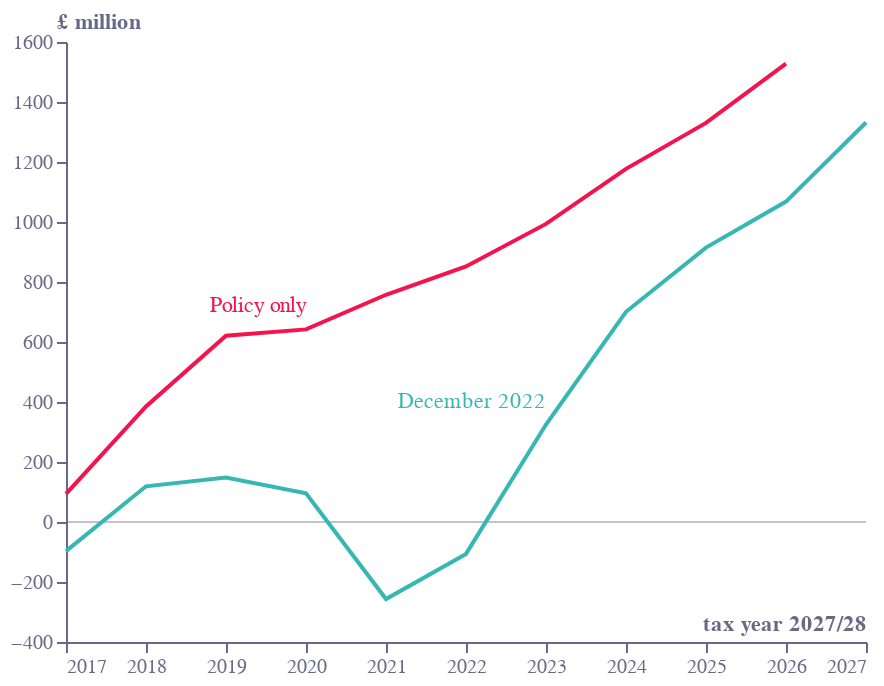

Here is the notebook cell this chart was saved with:
### Code cell
base = alt.Chart(f2).encode(
    x=alt.X(
        "year:Q",
        sort=[],
        axis=alt.Axis(
            grid=False,
            titleAlign="right",
            titleAnchor="end",
            title="tax year 2027/28",
            titleY=-15,
            # titleX=207,
            labelColor=colors["eco-gray"],
            titleColor=colors["eco-gray"],
            tickColor=colors["eco-gray"],
            domainColor=colors["eco-gray"],
            tickCount=10,
            orient="bottom",
            labelAngle=0,
            format='.0f'
        ),
    )
)
line = base.mark_line(color=colors["eco-turquiose"]).encode(
    y=alt.Y(
        "dec:Q",
        sort=[],
        axis=alt.Axis(
            grid=False,
            title="£ million",
            titleX=-5,
            titleY=-5,
            titleBaseline="bottom",
            titleAngle=0,
            titleAlign="left",
            labelColor=colors["eco-gray"],
            titleColor=colors["eco-gray"],
            tickColor=colors["eco-gray"],
            domainColor=colors["eco-gray"],
            format='.0f'
        ),
        # scale=alt.Scale(domain=[-0.16, 0.06]),
    )
)
axis = (
    alt.Chart(pd.DataFrame([{"x": 2017, 'y':0}, {"x": 2027, "y": 0}]))
    .mark_line(strokeWidth=1, opacity=0.4, color=colors["eco-gray"])
    .encode(x=alt.X("x:Q", sort=[]), y=alt.Y("y:Q",sort=[]))
)
labels = (
    alt.Chart(pd.DataFrame([{"x": 2020, 'y':720,'t':'Policy only'}, {"x": 2023, "y": 400,'t':'December 2022'}]))
    .mark_text(align='right')
    .encode(x=alt.X("x:Q", sort=[]), y=alt.Y("y:Q",sort=[]),text='t:N',color=alt.Color('t:N',legend=None,scale=alt.Scale(range=[colors["eco-turquiose"],colors["eco-dot"]])))
)
line2=base.mark_line(color=colors["eco-dot"]).encode(
    y=alt.Y(
        "pol:Q",
        sort=[]))
layer1 = (
    ((axis+line+line2+labels
     ).properties(height=300, width=400))
    .configure_view(stroke=None)
    .properties(title="")
)
layer1.save("visualisation/" + f + ".json")
layer1.save("visualisation/" + f + ".svg")
layer1.save("visualisation/" + f + ".png")
open("README.md", "a").write(readme)
layer1

### Figure 1 — Vega-Lite specification as saved in the notebook (floating-point values rounded to 4 significant figures)
{"config": {"view": {"continuousWidth": 400, "continuousHeight": 300, "stroke": null}}, "layer": [{"data": {"name": "data-baa3df9217824e5ff9c524f2229bde24"}, "mark": {"type": "line", "color": "#676A86", "opacity": 0.4, "strokeWidth": 1}, "encoding": {"x": {"field": "x", "sort": [], "type": "quantitative"}, "y": {"field": "y", "sort": [], "type": "quantitative"}}}, {"data": {"name": "data-db1ae8aa3addcd9acca759d08df30876"}, "mark": {"type": "line", "color": "#36B7B4"}, "encoding": {"x": {"axis": {"domainColor": "#676A86", "format": ".0f", "grid": false, "labelAngle": 0, "labelColor": "#676A86", "orient": "bottom", "tickColor": "#676A86", "tickCount": 10, "title": "tax year 2027/28", "titleAlign": "right", "titleAnchor": "end", "titleColor": "#676A86", "titleY": -15}, "field": "year", "sort": [], "type": "quantitative"}, "y": {"axis": {"domainColor": "#676A86", "format": ".0f", "grid": false, "labelColor": "#676A86", "tickColor": "#676A86", "title": "£ million", "titleAlign": "left", "titleAngle": 0, "titleBaseline": "bottom", "titleColor": "#676A86", "titleX": -5, "titleY": -5}, "field": "dec", "sort": [], "type": "quantitative"}}}, {"data": {"name": "data-db1ae8aa3addcd9acca759d08df30876"}, "mark": {"type": "line", "color": "#F4134D"}, "encoding": {"x": {"axis": {"domainColor": "#676A86", "format": ".0f", "grid": false, "labelAngle": 0, "labelColor": "#676A86", "orient": "bottom", "tickColor": "#676A86", "tickCount": 10, "title": "tax year 2027/28", "titleAlign": "right", "titleAnchor": "end", "titleColor": "#676A86", "titleY": -15}, "field": "year", "sort": [], "type": "quantitative"}, "y": {"field": "pol", "sort": [], "type": "quantitative"}}}, {"data": {"name": "data-4d543b56c610bdb7085d9b8f47d549e0"}, "mark": {"type": "text", "align": "right"}, "encoding": {"color": {"field": "t", "legend": null, "scale": {"range": ["#36B7B4", "#F4134D"]}, "type": "nominal"}, "text": {"field": "t", "type": "nominal"}, "x": {"field": "x", "sort": [], "type": "quantitative"}, "y": {"field": "y", "sort": [], "type": "quantitative"}}}], "height": 300, "title": "", "width": 400, "$schema": "https://vega.github.io/schema/vega-lite/v4.17.0.json", "datasets": {"data-baa3df9217824e5ff9c524f2229bde24": [{"x": 2017, "y": 0}, {"x": 2027, "y": 0}], "data-db1ae8aa3addcd9acca759d08df30876": [{"year": 2017, "dec": -97.0, "pol": 93.99}, {"year": 2018, "dec": 119.0, "pol": 385.1}, {"year": 2019, "dec": 148.0, "pol": 621.2}, {"year": 2020, "dec": 96.0, "pol": 642.0}, {"year": 2021, "dec": -256.8, "pol": 757.4}, {"year": 2022, "dec": -106.4, "pol": 851.8}, {"year": 2023, "dec": 325.0, "pol": 993.7}, {"year": 2024, "dec": 700.6, "pol": 1177.0}, {"year": 2025, "dec": 914.8, "pol": 1330.0}, {"year": 2026, "dec": 1068.0, "pol": 1528.0}, {"year": 2027, "dec": 1332.0, "pol": null}], "data-4d543b56c610bdb7085d9b8f47d549e0": [{"x": 2020, "y": 720, "t": "Policy only"}, {"x": 2023, "y": 400, "t": "December 2022"}]}}
